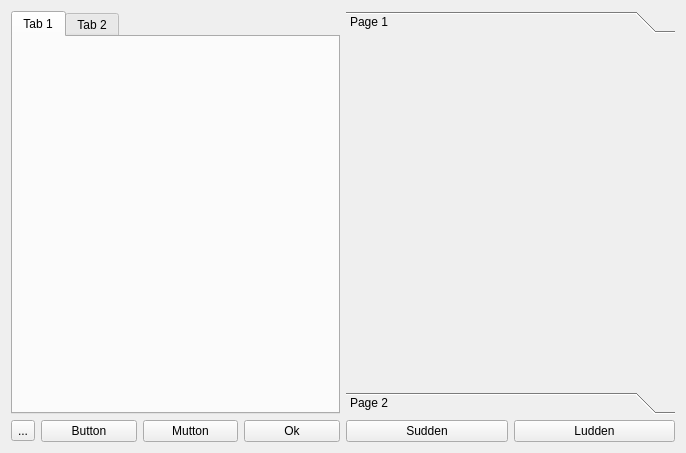
<?xml version="1.0" encoding="UTF-8"?>
<ui version="4.0">
 <class>Form</class>
 <widget class="QWidget" name="Form">
  <property name="geometry">
   <rect>
    <x>0</x>
    <y>0</y>
    <width>686</width>
    <height>453</height>
   </rect>
  </property>
  <property name="windowTitle">
   <string>Form</string>
  </property>
  <layout class="QHBoxLayout" name="horizontalLayout_3">
   <item>
    <layout class="QVBoxLayout" name="verticalLayout">
     <item>
      <widget class="QTabWidget" name="tabWidget">
       <widget class="QWidget" name="tab">
        <attribute name="title">
         <string>Tab 1</string>
        </attribute>
       </widget>
       <widget class="QWidget" name="tab_2">
        <attribute name="title">
         <string>Tab 2</string>
        </attribute>
       </widget>
      </widget>
     </item>
     <item>
      <layout class="QHBoxLayout" name="horizontalLayout">
       <item>
        <widget class="QToolButton" name="toolButton">
         <property name="text">
          <string>...</string>
         </property>
        </widget>
       </item>
       <item>
        <widget class="QPushButton" name="pushButton_2">
         <property name="text">
          <string>Button</string>
         </property>
        </widget>
       </item>
       <item>
        <widget class="QPushButton" name="pushButton_3">
         <property name="text">
          <string>Mutton</string>
         </property>
        </widget>
       </item>
       <item>
        <widget class="QPushButton" name="pushButton">
         <property name="text">
          <string>Ok</string>
         </property>
        </widget>
       </item>
      </layout>
     </item>
    </layout>
   </item>
   <item>
    <layout class="QVBoxLayout" name="verticalLayout_2">
     <item>
      <widget class="QToolBox" name="toolBox">
       <property name="currentIndex">
        <number>0</number>
       </property>
       <widget class="QWidget" name="page">
        <property name="geometry">
         <rect>
          <x>0</x>
          <y>0</y>
          <width>329</width>
          <height>342</height>
         </rect>
        </property>
        <attribute name="label">
         <string>Page 1</string>
        </attribute>
       </widget>
       <widget class="QWidget" name="page_2">
        <property name="geometry">
         <rect>
          <x>0</x>
          <y>0</y>
          <width>178</width>
          <height>73</height>
         </rect>
        </property>
        <attribute name="label">
         <string>Page 2</string>
        </attribute>
       </widget>
      </widget>
     </item>
     <item>
      <layout class="QHBoxLayout" name="horizontalLayout_2">
       <item>
        <widget class="QPushButton" name="pushButton_4">
         <property name="text">
          <string>Sudden</string>
         </property>
        </widget>
       </item>
       <item>
        <widget class="QPushButton" name="pushButton_5">
         <property name="text">
          <string>Ludden</string>
         </property>
        </widget>
       </item>
      </layout>
     </item>
    </layout>
   </item>
  </layout>
 </widget>
 <resources/>
 <connections/>
</ui>
